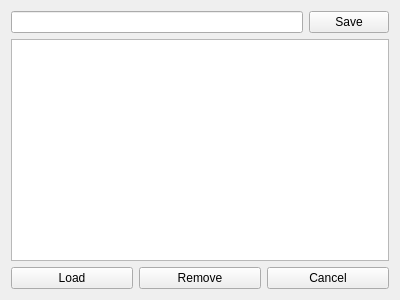
<?xml version="1.0" encoding="UTF-8"?>
<ui version="4.0">
 <class>ChooseListForm</class>
 <widget class="QWidget" name="ChooseListForm">
  <property name="geometry">
   <rect>
    <x>0</x>
    <y>0</y>
    <width>400</width>
    <height>300</height>
   </rect>
  </property>
  <property name="windowTitle">
   <string>Form</string>
  </property>
  <layout class="QVBoxLayout" name="verticalLayout">
   <item>
    <layout class="QHBoxLayout" name="horizontalLayout_2">
     <item>
      <widget class="QLineEdit" name="listNameLineEdit"/>
     </item>
     <item>
      <widget class="QPushButton" name="savePushButton">
       <property name="text">
        <string>Save</string>
       </property>
      </widget>
     </item>
    </layout>
   </item>
   <item>
    <widget class="QListWidget" name="listWidget"/>
   </item>
   <item>
    <layout class="QHBoxLayout" name="horizontalLayout">
     <item>
      <widget class="QPushButton" name="loadPushButton">
       <property name="text">
        <string>Load</string>
       </property>
      </widget>
     </item>
     <item>
      <widget class="QPushButton" name="removePushButton">
       <property name="text">
        <string>Remove</string>
       </property>
      </widget>
     </item>
     <item>
      <widget class="QPushButton" name="cancelPushButton">
       <property name="text">
        <string>Cancel</string>
       </property>
      </widget>
     </item>
    </layout>
   </item>
  </layout>
 </widget>
 <resources/>
 <connections/>
</ui>
